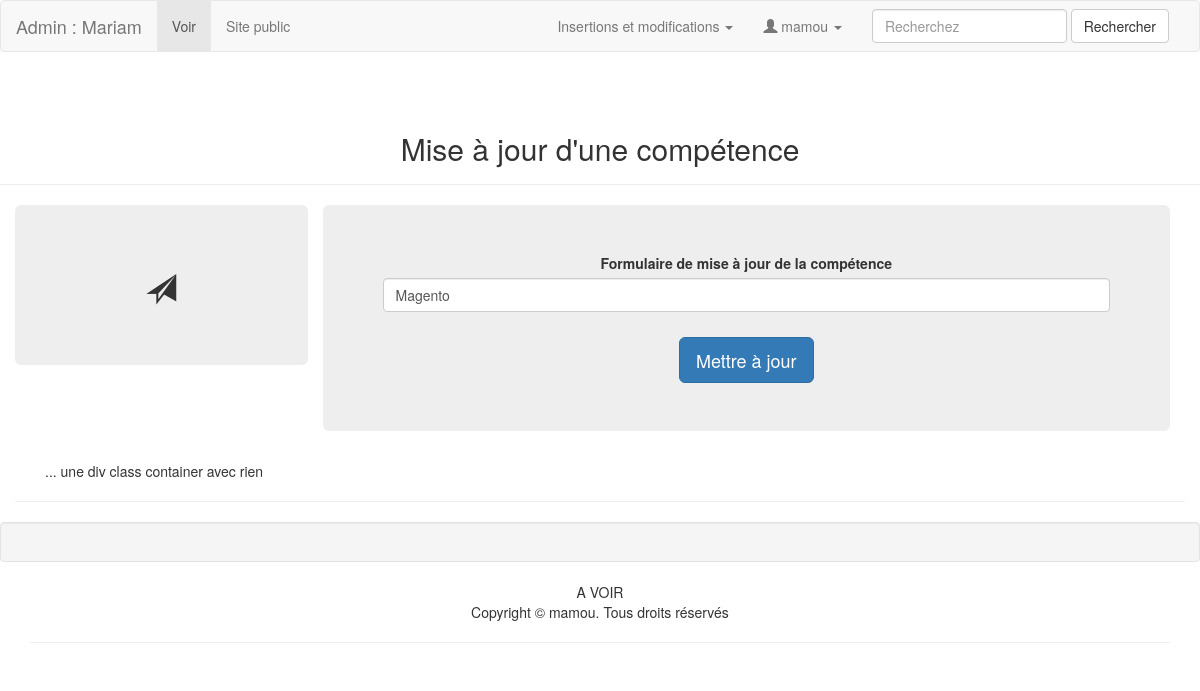
Page /admin/modif_competence.php?id_competence=11 (signed in) on the committed database.
### tables this page shows
CREATE TABLE `utilisateurs` (
  `id_utilisateur` int(11) NOT NULL,
  `prenom` varchar(25) NOT NULL,
  `nom` varchar(25) NOT NULL,
  `email` varchar(50) NOT NULL,
  `telephone` int(20) NOT NULL,
  `mdp` varchar(13) NOT NULL,
  `pseudo` varchar(13) NOT NULL,
  `avatar` varchar(255) NOT NULL,
  `age` int(5) NOT NULL,
  `date_naissance` date NOT NULL,
  `sexe` enum('Femme','Homme','Autre') NOT NULL,
  `etat_civil` enum('M','Mme','Autre') NOT NULL,
  `statut_martial` varchar(13) NOT NULL,
  `adresse` text NOT NULL,
  `code_postal` int(11) NOT NULL,
  `ville` varchar(25) NOT NULL,
  `pays` varchar(25) NOT NULL
);

CREATE TABLE `competences` (
  `id_competence` int(11) NOT NULL,
  `titre_c` varchar(45) NOT NULL,
  `description_c` varchar(45) NOT NULL,
  `utilisateur_id` int(11) NOT NULL
);

### admin/modif_competence.php (the view, shortened to what this page needs)
<?php require '../connexion/connexion.php' ?>
<?php
	if(isset($_SESSION['connexion']) && $_SESSION['connexion']=='connecté'){
		$id_utilisateur=$_SESSION['id_utilisateur'];
	}else{
		header('location:authentification.php');
	}
	?>
	<?php
	$id_competence = $_GET['id_competence'];
	$sql = $pdoCV->query("SELECT * FROM competences WHERE id_competence = '$id_competence' ");
	$ligne_competence = $sql->fetch();
?>
<!DOCTYPE html>
<html lang="fr">
<head>
	<?php
		$sql = $pdoCV->query(" SELECT * FROM utilisateurs WHERE id_utilisateur ='$id_utilisateur' ");
		$ligne_utilisateur = $sql->fetch();
	?>
<link rel="stylesheet" href="../css/bootstrap.css">
</head>
<body>
<?php include("include_nav.php"); ?>
<section>
  <div class="row">
    <div class="col-lg-12 page-header text-center">
      <h2>Mise à jour d'une compétence</h2>
    </div>
  </div>
  <div class="container">
        <div class="row text-center">
          <div class="col-xs-3 jumbotron">
          	<h2><span class="glyphicon glyphicon-send"></span></h2>
          </div>
          <div class="text-center col-xs-9">
           <div class="jumbotron">
            <form action="modif_competence.php" method="post" class="text-center">
              <div class="form-group">
                <label for="competence">Formulaire de mise à jour de la compétence</label>
                <input type="text" name="competence" class="form-control" value="<?php echo $ligne_competence['description_c']; ?>">
              </div>
              <input type="submit" value="Mettre à jour" class="btn btn-primary btn-lg" style="margin-top: 10px;">
            </form>
          </div>
        </div>
      </div>
  <div class="container">
  ... une div class container avec rien
</div>
 <div class="row">
     <hr>
    </div>
</section>
<div class="well"> </div>
	<?php include("include_footer.php"); ?>
</body>
</html>

### admin/include_nav.php (shortened to what this page needs)
<nav class="navbar navbar-default">
  <div class="container-fluid">
    <div class="navbar-header">
      <a class="navbar-brand" href="index.php">Admin : <?php echo $ligne_utilisateur['prenom']; ?></a></div>
    <div class="collapse navbar-collapse" id="bs-example-navbar-collapse-1">
      <ul class="nav navbar-nav">
        <li class="active"><a href="#">Voir <span class="sr-only">(current)</span></a> </li>
        <li><a href="../index.php" target="_blank">Site public</a></li>
      </ul>
      <form class="navbar-form navbar-right" role="search">
        <div class="form-group">
          <input type="text" class="form-control" placeholder="Recherchez">
        </div>
        <button type="submit" class="btn btn-default">Rechercher</button>
      </form>
      <ul class="nav navbar-nav navbar-right">
        <li class="dropdown"> <a href="#" class="dropdown-toggle" data-toggle="dropdown" role="button" aria-expanded="false" aria-haspopup="true">Insertions et modifications <span class="caret"></span></a>
        </li>
            <li class="dropdown"><a href="#" class="dropdown-toggle" data-toggle="dropdown" role="button" aria-expanded="false" aria-haspopup="true"> <span class="glyphicon glyphicon-user"></span> <?php echo $ligne_utilisateur['pseudo']; ?> <span class="caret"></span></a>
            </li>
      </ul>
    </div>
  </div>
</nav>

### admin/include_footer.php
<div class="container">
  <div class="row">
    <div class="col-lg-offset-3 col-xs-12 col-lg-6 text-center">
      A VOIR
    </div>
  </div>
</div>
 <footer class="text-center">
  <div class="container">
    <div class="row">
      <div class="col-xs-12">
        <p>Copyright © <?php echo $ligne_utilisateur['pseudo']; ?>. Tous droits réservés</p>
        <hr>
      </div>
    </div>
  </div>
</footer>

### rows in the picture
utilisateurs: prenom "Mariam", pseudo "mamou"
competences: competence "Magento"
